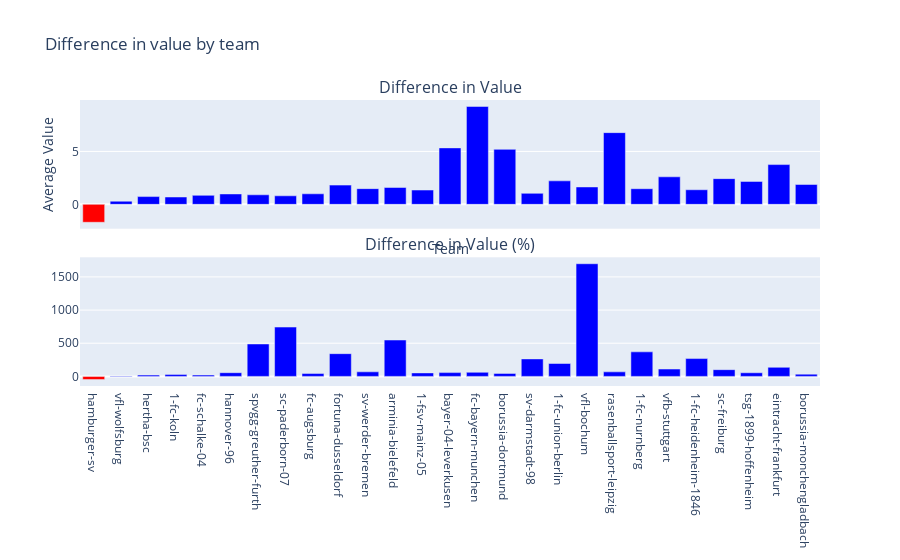

Notebook code for this chart:
### Markdown cell above
## Signing Value Analysis

### Code cell
plots.plot_diff_val_paid(column='team')

### Figure 1 — Plotly figure (JSON) as saved in the notebook; plotly's stock layout.template omitted (floating-point values rounded to 4 significant figures)
{"data": [{"marker": {"color": ["blue", "blue", "blue", "blue", "blue", "blue", "blue", "blue", "blue", "red", "blue", "blue", "blue", "blue", "blue", "blue", "blue", "blue", "blue", "blue", "blue", "blue", "blue", "blue", "blue", "blue", "blue"]}, "name": "Difference in Value", "type": "bar", "x": ["fc-bayern-munchen", "borussia-dortmund", "rasenballsport-leipzig", "bayer-04-leverkusen", "vfl-wolfsburg", "borussia-monchengladbach", "fc-schalke-04", "tsg-1899-hoffenheim", "hertha-bsc", "hamburger-sv", "eintracht-frankfurt", "1-fsv-mainz-05", "sc-freiburg", "vfb-stuttgart", "fc-augsburg", "1-fc-koln", "sv-werder-bremen", "hannover-96", "1-fc-union-berlin", "fortuna-dusseldorf", "1-fc-heidenheim-1846", "1-fc-nurnberg", "sv-darmstadt-98", "arminia-bielefeld", "spvgg-greuther-furth", "sc-paderborn-07", "vfl-bochum"], "xaxis": "x", "y": [9.254, 5.198, 6.778, 5.337, 0.297, 1.879, 0.8527, 2.168, 0.734, -1.693, 3.758, 1.353, 2.43, 2.602, 0.996, 0.695, 1.486, 0.9842, 2.221, 1.818, 1.38, 1.477, 1.04, 1.595, 0.9021, 0.8085, 1.643], "yaxis": "y"}, {"marker": {"color": ["blue", "blue", "blue", "blue", "blue", "blue", "blue", "blue", "blue", "red", "blue", "blue", "blue", "blue", "blue", "blue", "blue", "blue", "blue", "blue", "blue", "blue", "blue", "blue", "blue", "blue", "blue"]}, "name": "Difference in Value (%)", "type": "bar", "x": ["fc-bayern-munchen", "borussia-dortmund", "rasenballsport-leipzig", "bayer-04-leverkusen", "vfl-wolfsburg", "borussia-monchengladbach", "fc-schalke-04", "tsg-1899-hoffenheim", "hertha-bsc", "hamburger-sv", "eintracht-frankfurt", "1-fsv-mainz-05", "sc-freiburg", "vfb-stuttgart", "fc-augsburg", "1-fc-koln", "sv-werder-bremen", "hannover-96", "1-fc-union-berlin", "fortuna-dusseldorf", "1-fc-heidenheim-1846", "1-fc-nurnberg", "sv-darmstadt-98", "arminia-bielefeld", "spvgg-greuther-furth", "sc-paderborn-07", "vfl-bochum"], "xaxis": "x2", "y": [61.52, 44.73, 68.17, 56.97, 4.53, 33.37, 20.31, 54.51, 19.49, -47.98, 136.6, 52.2, 101.2, 110.7, 42.57, 29.9, 68.65, 55.68, 194.3, 342.6, 268.6, 370.0, 263.3, 548.3, 488.7, 743.8, 1699], "yaxis": "y2"}], "layout": {"annotations": [{"font": {"size": 16}, "showarrow": false, "text": "Difference in Value", "x": 0.5, "xanchor": "center", "xref": "paper", "y": 1, "yanchor": "bottom", "yref": "paper"}, {"font": {"size": 16}, "showarrow": false, "text": "Difference in Value (%)", "x": 0.5, "xanchor": "center", "xref": "paper", "y": 0.45, "yanchor": "bottom", "yref": "paper"}], "barmode": "group", "legend": {"title": {"text": "Value Type"}}, "showlegend": false, "title": {"text": "Difference in value by team"}, "xaxis": {"anchor": "y", "categoryorder": "total descending", "domain": [0, 1], "matches": "x2", "showticklabels": false, "title": {"text": "Team"}}, "xaxis2": {"anchor": "y2", "domain": [0, 1]}, "yaxis": {"anchor": "x", "domain": [0.55, 1], "title": {"text": "Average Value"}}, "yaxis2": {"anchor": "x2", "domain": [0, 0.45]}}}
